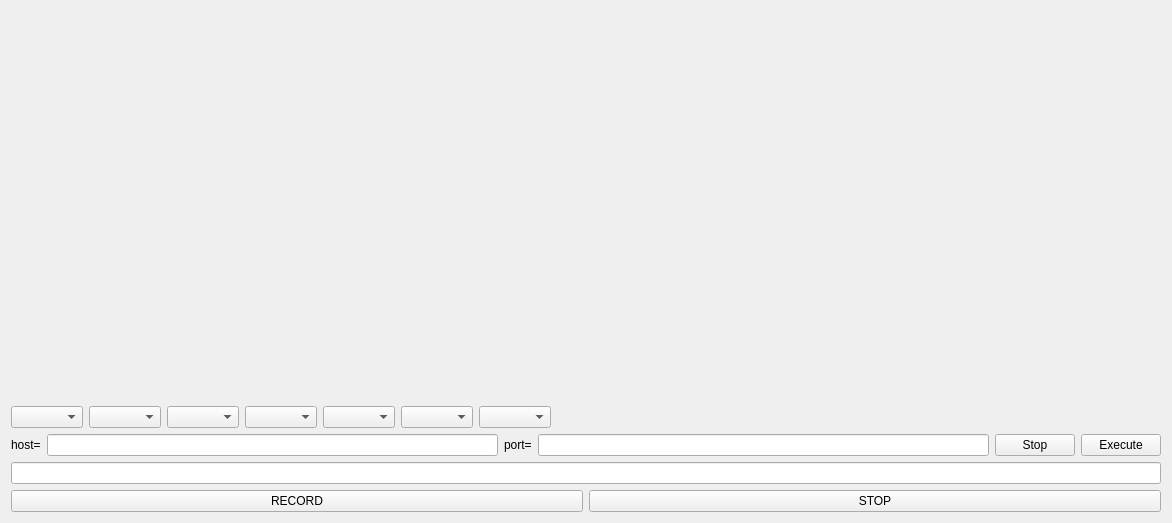
<?xml version="1.0" encoding="UTF-8"?>
<ui version="4.0">
 <class>streamEditor</class>
 <widget class="QWidget" name="streamEditor">
  <property name="geometry">
   <rect>
    <x>0</x>
    <y>0</y>
    <width>1172</width>
    <height>523</height>
   </rect>
  </property>
  <property name="windowTitle">
   <string>Form</string>
  </property>
  <layout class="QGridLayout" name="gridLayout_2">
   <item row="1" column="0">
    <widget class="QComboBox" name="comboBox_source"/>
   </item>
   <item row="1" column="2">
    <widget class="QComboBox" name="comboBox_rtp_depayloader"/>
   </item>
   <item row="1" column="7">
    <spacer name="horizontalSpacer">
     <property name="orientation">
      <enum>Qt::Horizontal</enum>
     </property>
     <property name="sizeHint" stdset="0">
      <size>
       <width>528</width>
       <height>20</height>
      </size>
     </property>
    </spacer>
   </item>
   <item row="1" column="4">
    <widget class="QComboBox" name="comboBox_decoder"/>
   </item>
   <item row="1" column="5">
    <widget class="QComboBox" name="comboBox_converter"/>
   </item>
   <item row="2" column="0" colspan="8">
    <layout class="QHBoxLayout" name="horizontalLayout_3">
     <item>
      <widget class="QLabel" name="label_ip">
       <property name="text">
        <string>host=</string>
       </property>
      </widget>
     </item>
     <item>
      <widget class="QLineEdit" name="lineEdit_ip"/>
     </item>
     <item>
      <widget class="QLabel" name="label_port">
       <property name="text">
        <string>port=</string>
       </property>
      </widget>
     </item>
     <item>
      <widget class="QLineEdit" name="lineEdit_port"/>
     </item>
     <item>
      <widget class="QPushButton" name="stop_display_1_button">
       <property name="text">
        <string>Stop</string>
       </property>
      </widget>
     </item>
     <item>
      <widget class="QPushButton" name="execute_display_1_button">
       <property name="text">
        <string>Execute</string>
       </property>
      </widget>
     </item>
    </layout>
   </item>
   <item row="4" column="0" colspan="8">
    <layout class="QHBoxLayout" name="horizontalLayout">
     <item>
      <widget class="QPushButton" name="record_button">
       <property name="text">
        <string>RECORD</string>
       </property>
      </widget>
     </item>
     <item>
      <widget class="QPushButton" name="stop_button">
       <property name="text">
        <string>STOP</string>
       </property>
      </widget>
     </item>
    </layout>
   </item>
   <item row="1" column="6">
    <widget class="QComboBox" name="comboBox_sinker"/>
   </item>
   <item row="1" column="1">
    <widget class="QComboBox" name="comboBox_gdp_depayloader"/>
   </item>
   <item row="3" column="0" colspan="8">
    <widget class="QLineEdit" name="lineEdit_pipeline"/>
   </item>
   <item row="1" column="3">
    <widget class="QComboBox" name="comboBox_parser"/>
   </item>
   <item row="0" column="1">
    <spacer name="verticalSpacer">
     <property name="orientation">
      <enum>Qt::Vertical</enum>
     </property>
     <property name="sizeHint" stdset="0">
      <size>
       <width>20</width>
       <height>40</height>
      </size>
     </property>
    </spacer>
   </item>
  </layout>
 </widget>
 <resources/>
 <connections/>
</ui>
